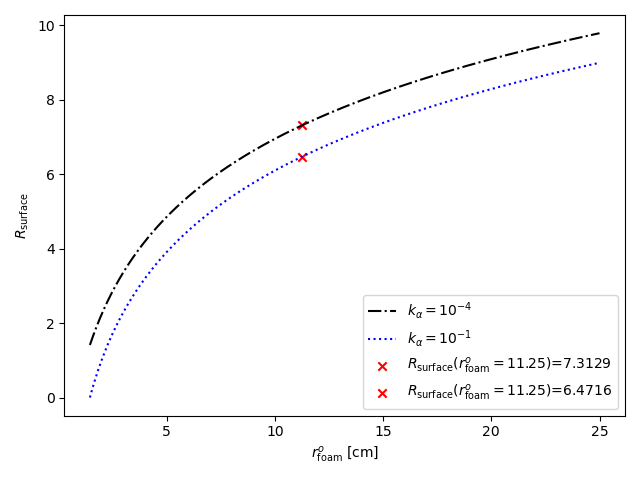

The script that saved this image:
import numpy as np
from matplotlib import pyplot as plt

magnitudes = [r for r in np.linspace(1.45,25.0,10000)]
def r_surface(
    r_steel_i,
    r_steel_o,
    r_foam_o,
    L,
    k
):
    f1 = 1.0/(k * r_steel_i)
    f2 = np.log(r_steel_o/r_steel_i)/.143
    f3 = np.log(r_foam_o/r_steel_o)/.0003
    f4 = 1.0/(k * r_foam_o)
    return (1.0/(2*np.pi*L)) * (f1 + f2 + f3 + f4)

vals_10 = [r_surface(1.25,1.45,r,168.0,10e-4) for r in magnitudes]
vals_100 = [r_surface(1.25,1.45,r,168.0,10e-1) for r in magnitudes]
val_10 = r_surface(1.25,1.45,11.25,168.0,10e-4)
val_100 = r_surface(1.25,1.45,11.25,168.0,10e-1)

fig, axs = plt.subplots()
axs.plot(magnitudes, vals_10, linestyle='-.',color='k', label=r"$k_{\alpha}=10^{-4}$")
axs.plot(magnitudes, vals_100, linestyle=':',color='b', label=r"$k_{\alpha}=10^{-1}$")
axs.scatter(11.25, val_10, color='r', marker='x', label=r"$R_{\mathrm{surface}}(r^o_{\mathrm{foam}}=11.25)$"+f"={val_10:.4f}")
axs.scatter(11.25, val_100, color='r', marker='x', label=r"$R_{\mathrm{surface}}(r^o_{\mathrm{foam}}=11.25)$"+f"={val_100:.4f}")
axs.set_xlabel(r"$r^o_{\mathrm{foam}}$" + " [cm]")
axs.set_ylabel(r"$R_{\mathrm{surface}}$")
plt.legend()
plt.tight_layout()
plt.savefig("r_surface.png")
plt.show()
